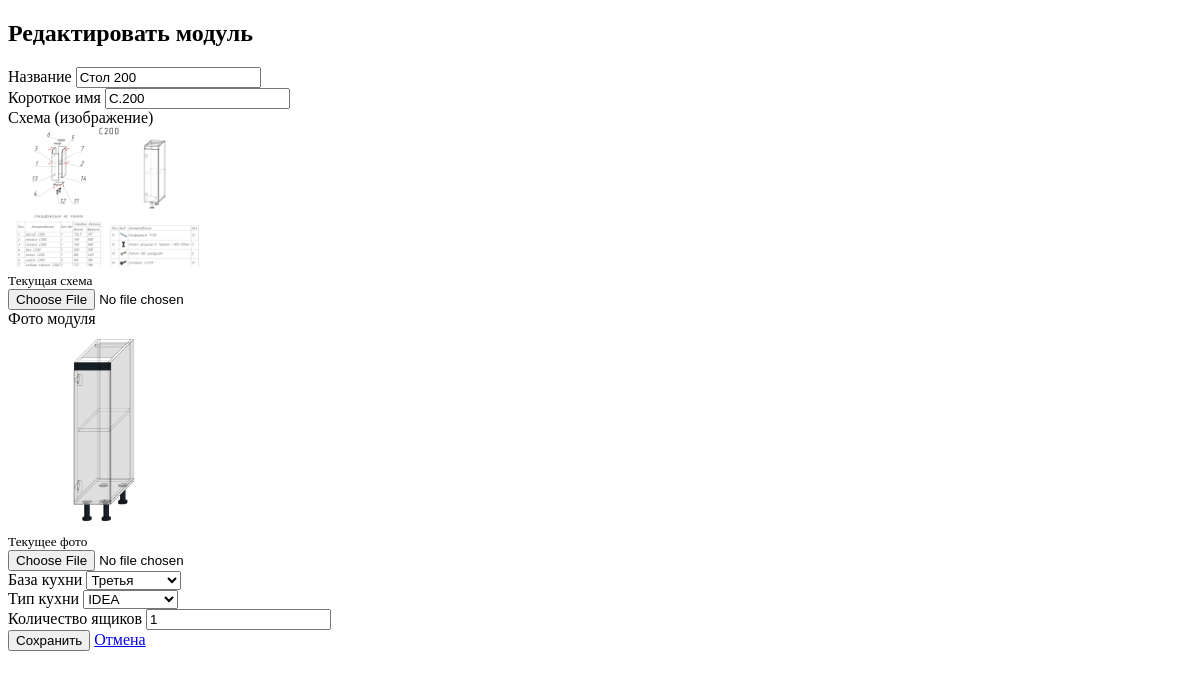
Page /modules/edit/1 on the committed database.
### models.py (models this page shows, shortened)
class Module(db.Model):
    __tablename__ = 'modules'
    id = db.Column(db.Integer, primary_key=True)
    name = db.Column(db.String(200), nullable=False)
    short_name = db.Column(db.String(200), nullable=False)
    scheme_path = db.Column(db.String(500))
    photo_path = db.Column(db.String(500))
    kitchen_base_id = db.Column(db.Integer,
                                db.ForeignKey('kitchen_bases.id'),
                                nullable=False)
    kitchen_type_id = db.Column(db.Integer,
                                db.ForeignKey('kitchen_types.id'),
                                nullable=False)
    boxes = db.Column(db.Integer,
                      CheckConstraint('boxes >= 0'),
                      nullable=False)
    kitchen_type = db.relationship('KitchenType', backref='modules')

class KitchenBase(db.Model):
    __tablename__ = 'kitchen_bases'
    id = db.Column(db.Integer, primary_key=True)
    kitchen_base = db.Column(db.String(100), nullable=False, unique=True)

class KitchenType(db.Model):
    __tablename__ = 'kitchen_types'
    id = db.Column(db.Integer, primary_key=True)
    name = db.Column(db.String(100), nullable=False)
    short_name = db.Column(db.String(50), nullable=False, unique=True)

### routes.py (the view, shortened to what this page needs)
    @app.route('/modules/edit/<int:id>', methods=['GET', 'POST'])
    def module_edit(id):
        module = Module.query.get_or_404(id)
        kitchen_bases = KitchenBase.query.all()
        kitchen_types = KitchenType.query.all()
        return render_template(
            'module_form.html',
            title='Редактировать модуль',
            module=module,
            kitchen_bases=kitchen_bases,
            kitchen_types=kitchen_types
        )

### templates/module_form.html (shortened to what this page needs)
{% extends "base.html" %}
{% block content %}
<div class="container">
    <h2>{{ title }}</h2>
    <form method="POST" enctype="multipart/form-data">
        <div class="mb-3">
            <label for="name" class="form-label">Название</label>
            <input type="text" class="form-control" id="name" name="name" value="{{ module.name if module else '' }}" required>
        </div>
        <div class="mb-3">
            <label for="short_name" class="form-label">Короткое имя</label>
            <input type="text" class="form-control" id="short_name" name="short_name" value="{{ module.short_name if module else '' }}" required>
        </div>
        <div class="mb-3">
            <label for="scheme_path" class="form-label">Схема (изображение)</label>
            {% if module and module.scheme_path %}
                <div class="mb-2">
                    <img src="{{ url_for('static', filename=module.scheme_path) }}" style="max-width: 200px;">
                    <br><small>Текущая схема</small>
                </div>
            {% endif %}
            <input type="file" class="form-control" id="scheme_path" name="scheme_path" accept="image/*">
        </div>
        <div class="mb-3">
            <label for="photo_path" class="form-label">Фото модуля</label>
            {% if module and module.photo_path %}
                <div class="mb-2">
                    <img src="{{ url_for('static', filename=module.photo_path) }}" style="max-width: 200px;">
                    <br><small>Текущее фото</small>
                </div>
            {% endif %}
            <input type="file" class="form-control" id="photo_path" name="photo_path" accept="image/*">
        </div>
        <div class="mb-3">
            <label for="kitchen_base_id" class="form-label">База кухни</label>
            <select class="form-control" id="kitchen_base_id" name="kitchen_base_id" required>
                {% for base in kitchen_bases %}
                <option value="{{ base.id }}" {% if module and module.kitchen_base_id == base.id %}selected{% endif %}>
                    {{ base.kitchen_base }}
                </option>
                {% endfor %}
            </select>
        </div>
        <div class="mb-3">
            <label for="kitchen_type_id" class="form-label">Тип кухни</label>
            <select class="form-control" id="kitchen_type_id" name="kitchen_type_id" required>
                {% for type in kitchen_types %}
                <option value="{{ type.id }}" {% if module and module.kitchen_type_id == type.id %}selected{% endif %}>
                    {{ type.name }}
                </option>
                {% endfor %}
            </select>
        </div>
        <div class="mb-3">
            <label for="boxes" class="form-label">Количество ящиков</label>
            <input type="number" class="form-control" id="boxes" name="boxes" value="{{ module.boxes if module else 0 }}" min="0" required>
        </div>
        <button type="submit" class="btn btn-primary">Сохранить</button>
        <a href="{{ url_for('modules') }}" class="btn btn-secondary">Отмена</a>
    </form>
</div>
{% endblock %}

### rows in the picture
Module: name "Стол 200", short_name "С.200", scheme_path (picture), photo_path (picture), kitchen_base_id "Третья", kitchen_type_id "IDEA", boxes "1"

### other values in the picture
{{ title }} "Редактировать модуль"
